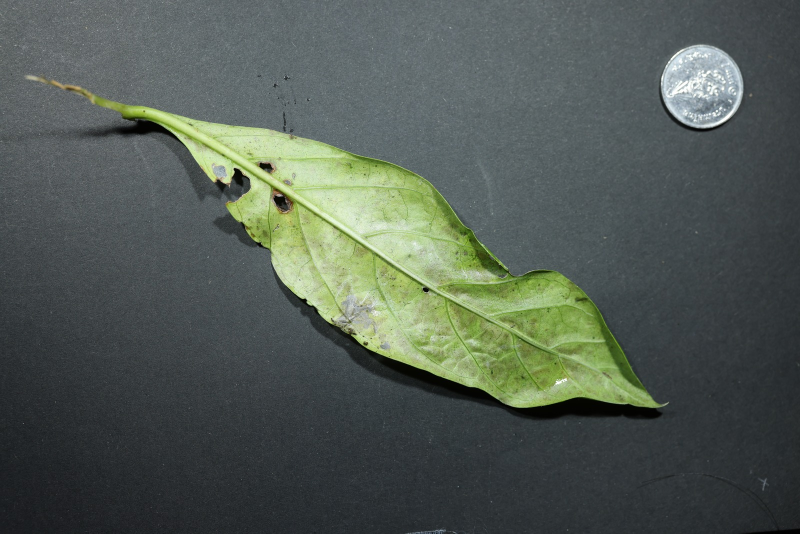
#> input picture examples/leaf_01.jpg, 1600 x 1067 px (shown at 1/2 size)
$ python -i shape.py   (imports and definitions only)
#> lines starting #> are read from the running program, lines starting #| are printed output that depends on the picture; after the words box and inside, x2 and y2 are one past the last pixel; in counts of white or black regions, pixels touching at a corner belong together
#> in measure, im is the input picture: PIL image 1600x1067 RGB; mean R, G, B 82.2, 91.3, 84
"""Size, shape and colour of the leaf, used by the feature baseline."""
import cv2
import numpy as np
from PIL import Image

MIN_PART = 0.08


def leaf_mask(rgb):
    """Leaf mask on the green-red axis, relative to the frame's own border."""
    lab = cv2.cvtColor(rgb, cv2.COLOR_RGB2LAB).astype(np.float32)
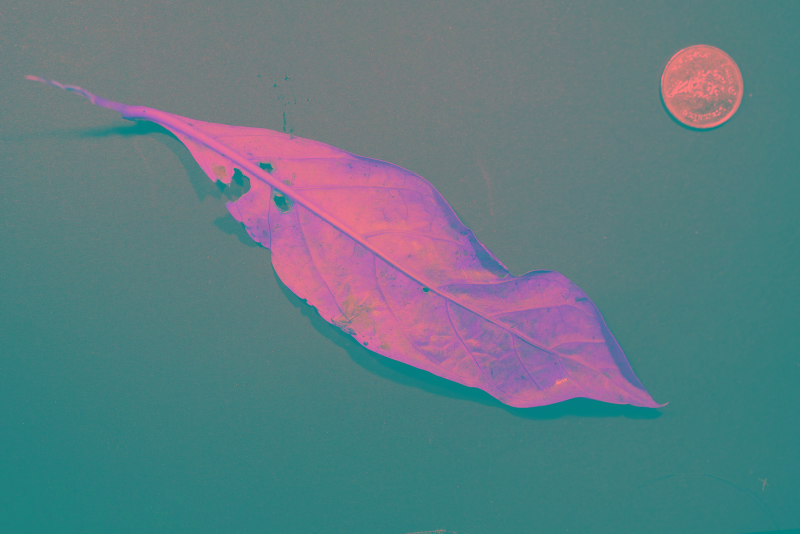
#> lab: shape (1067, 1600, 3) float32 (shown at 1/2 size); mean R, G, B 94.8, 124.5, 131.8
    A = cv2.GaussianBlur(lab[..., 1], (9, 9), 0)
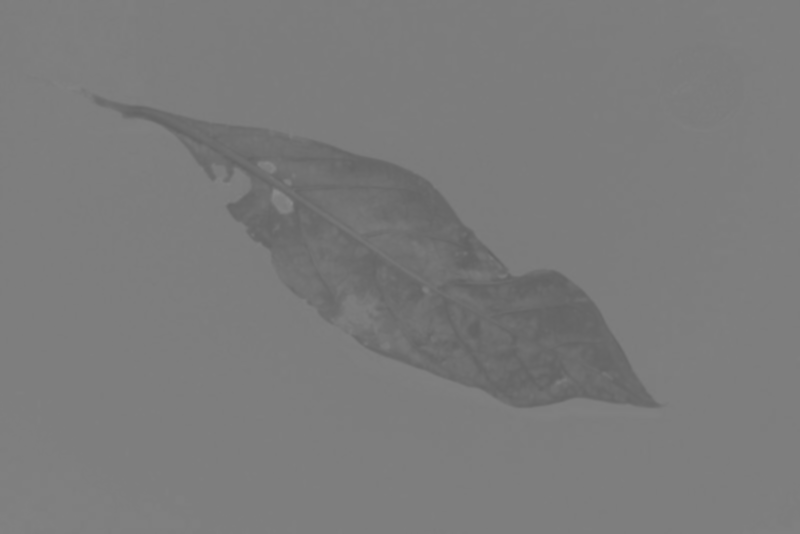
#> A: shape (1067, 1600) float32 (shown at 1/2 size); min 97.84, max 139.2, mean 123.5
    h, w = A.shape
#> h = 1067; w = 1600
    b = max(8, min(h, w) // 25)
#> b = 42
    border = np.concatenate([A[:b].ravel(), A[-b:].ravel(),
                             A[:, :b].ravel(), A[:, -b:].ravel()])
    bg = float(np.median(border))
#> bg = 126.5
    spread = float(np.median(np.abs(border - bg))) + 1e-6
#> spread = 0.409
    m = ((bg - A) > max(4.0, 5.0 * spread)).astype(np.uint8)
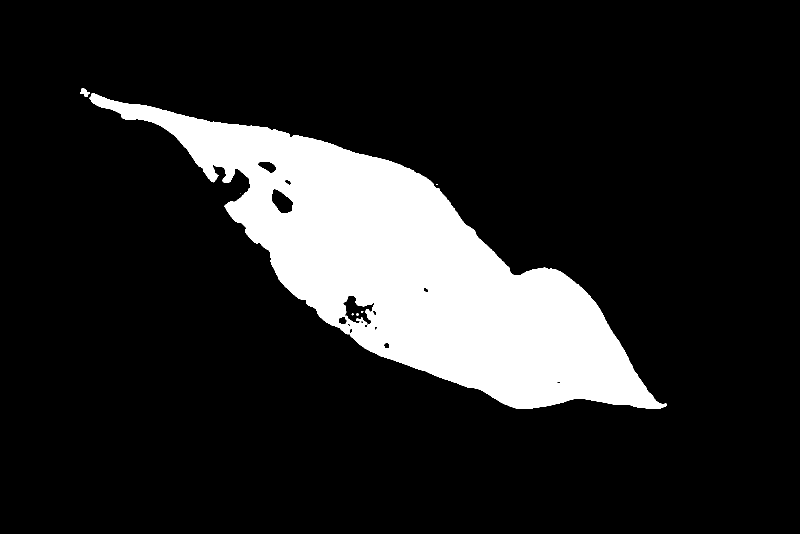
#> m: shape (1067, 1600) (shown at 1/2 size); values 0 (black) and 1 (white), 14.7% white; 7 white regions (5 under 20 px), largest, box (x1, y1, x2, y2) and area: (179, 187, 1333, 817) 250354, (160, 176, 180, 194) 185
    m = cv2.morphologyEx(m, cv2.MORPH_OPEN, np.ones((5, 5), np.uint8))
#> m: shape (1067, 1600); values 0 (black) and 1 (white), 14.7% white; 2 white regions, box (x1, y1, x2, y2) and area: (180, 187, 1332, 817) 250178, (162, 177, 177, 194) 166
    m = cv2.morphologyEx(m, cv2.MORPH_CLOSE, np.ones((21, 21), np.uint8))
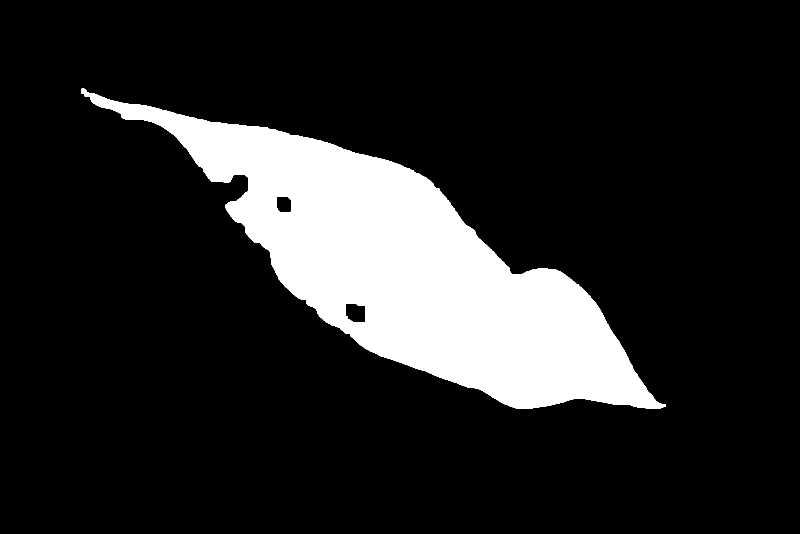
#> m: shape (1067, 1600) (shown at 1/2 size); values 0 (black) and 1 (white), 14.9% white; 1 white region, box (x1, y1, x2, y2) and area: (162, 177, 1332, 817) 253531
    n, lab_im, st, _ = cv2.connectedComponentsWithStats(m, 8)
#> lab_im: shape (1067, 1600) int32; values 0 (black) and 1 (white), 14.9% white; 1 white region
#> n = 2; st = [[0, 0, 1600, 1067, 1453669], [162, 177, 1170, 640, 253531]]
    if n <= 1:
        return None, 0
    big = st[1:, cv2.CC_STAT_AREA].max()
#> big = 253531
    keep = np.zeros_like(m)
    parts = 0
    for i in range(1, n):
        if st[i, cv2.CC_STAT_AREA] > max(MIN_PART * big, 150):
            keep[lab_im == i] = 1
            parts += 1
#> after the loop, parts = 1
    keep = cv2.morphologyEx(keep, cv2.MORPH_CLOSE, np.ones((15, 15), np.uint8))
    return keep, parts


def measure(path):
    """Area fraction, aspect, solidity, part count and colour of the leaf in one image."""
    im = Image.open(path)
    im.draft("RGB", (1000, 750))
    rgb = np.asarray(im.convert("RGB"))
    mask, parts = leaf_mask(rgb)
#> parts = 1
    if mask is None or not mask.any():
        return dict(ok=0)
    cnts, _ = cv2.findContours(mask, cv2.RETR_EXTERNAL,
                               cv2.CHAIN_APPROX_SIMPLE)
#> cnts = 1 contour; box (x1, y1, x2, y2) and area: (162, 177, 1332, 817) 254272
    if not cnts:
        return dict(ok=0)
    pts = np.vstack(cnts)
#> pts = contour of 1337 points, box (x1, y1, x2, y2) (162, 177, 1332, 817), area 254272
    area = float(sum(cv2.contourArea(c) for c in cnts))
#> area = 254272.5
    if area < 200:
        return dict(ok=0)
    (_, _), (rw, rh), _ = cv2.minAreaRect(pts)
#> rw = 351.5; rh = 1321.5
    length, width = max(rw, rh), min(rw, rh)
#> length = 1321.5; width = 351.5
    hull = float(cv2.contourArea(cv2.convexHull(pts)))
#> hull = 295707
    blob = mask > 0
    cie = cv2.cvtColor(rgb, cv2.COLOR_RGB2LAB)
#> cie: shape (1067, 1600, 3); mean of channels 0, 1, 2 94.8, 123.5, 130.4
    hsv = cv2.cvtColor(rgb, cv2.COLOR_RGB2HSV)
#> hsv: shape (1067, 1600, 3); mean H, S, V 89.4, 42.8, 93.6
    return dict(
        ok=1,
        area_frac=round(area / mask.size, 5),
        aspect=round(length / max(width, 1e-6), 3),
        solidity=round(area / max(hull, 1e-6), 3),
        n_parts=parts,
        lightness=round(float(cie[..., 0][blob].mean()), 2),
        greenness=round(float(cie[..., 1][blob].mean()) - 128, 2),
        saturation=round(float(hsv[..., 1][blob].mean()), 2),
        lightness_sd=round(float(cie[..., 0][blob].std()), 2),
    )

>>> result = measure('../examples/leaf_01.jpg')
#> result = 9 items

$ run again, on examples/leaf_03.jpg
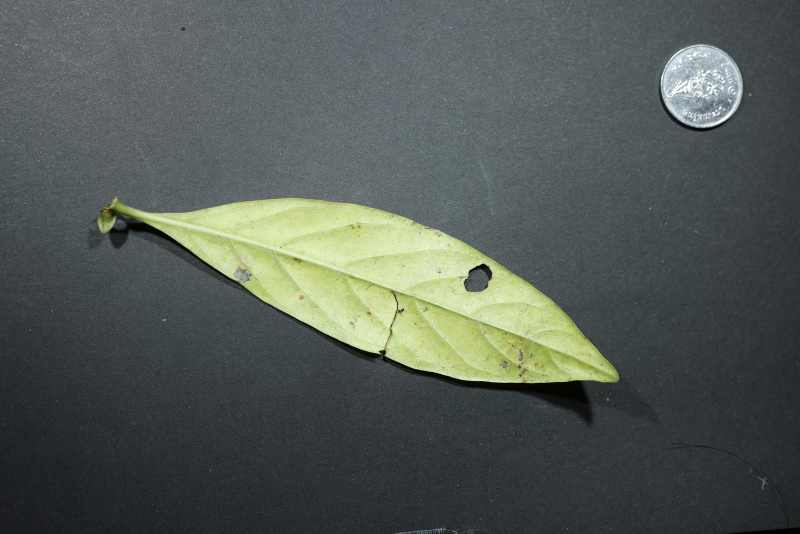
#> input picture examples/leaf_03.jpg, 1600 x 1067 px (shown at 1/2 size)
#> in measure, im is the input picture: PIL image 1600x1067 RGB; mean R, G, B 83, 90.6, 86
#> in leaf_mask, `A = cv2.GaussianBlur(lab[..., 1], (9, 9), 0)`:
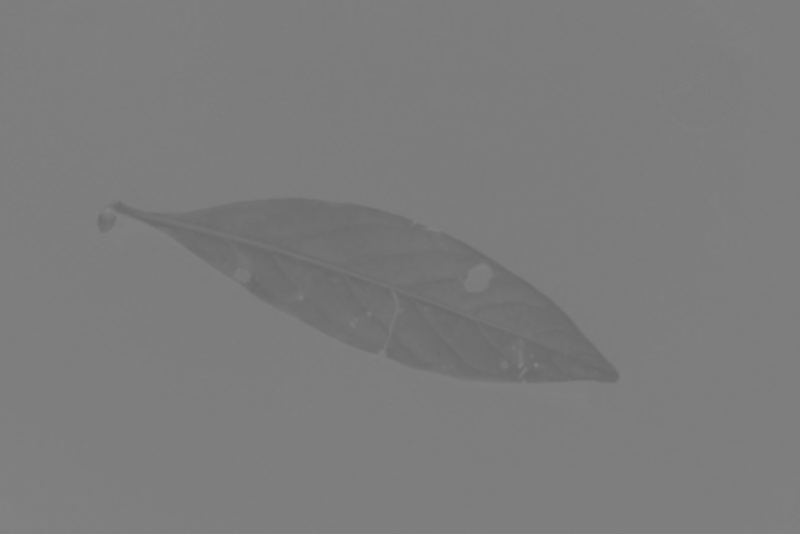
#> A: shape (1067, 1600) float32 (shown at 1/2 size); min 105.3, max 131.1, mean 124.5
#> bg = 126.6
#> spread = 0.354
#> in leaf_mask, `m = ((bg - A) > max(4.0, 5.0 * spread)).astype(np.uint8)`:
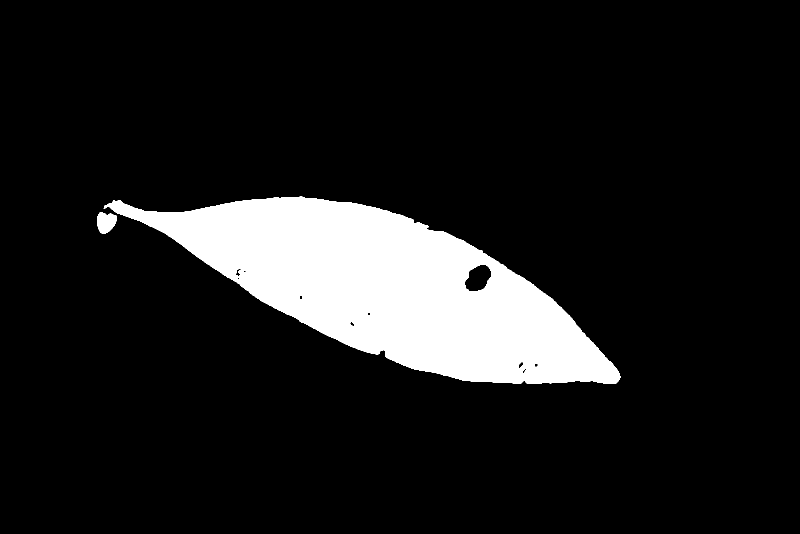
#> m: shape (1067, 1600) (shown at 1/2 size); values 0 (black) and 1 (white), 11.1% white; 2 white regions, box (x1, y1, x2, y2) and area: (207, 393, 1241, 768) 187943, (194, 424, 234, 467) 1269
#> lab_im: shape (1067, 1600) int32; values 0 (black) and 1 (white), 11.1% white; 1 white region
#> n = 2; st = [[0, 0, 1600, 1067, 1517097], [194, 393, 1046, 375, 190103]]
#> big = 190103
#> after the loop in leaf_mask, `for i in range(1, n):`: parts = 1
#> cnts = 1 contour; box (x1, y1, x2, y2) and area: (194, 393, 1240, 768) 190811
#> pts = contour of 1005 points, box (x1, y1, x2, y2) (194, 393, 1240, 768), area 190811
#> area = 190811
#> rw = 282.1; rh = 1090.4
#> width = 282.1
#> hull = 210756.5
#> cie: shape (1067, 1600, 3); mean of channels 0, 1, 2 94.2, 124.5, 129
#> hsv: shape (1067, 1600, 3); mean H, S, V 91.7, 38.5, 93.1
#> result = 9 items

$ run again, on examples/leaf_04.jpg
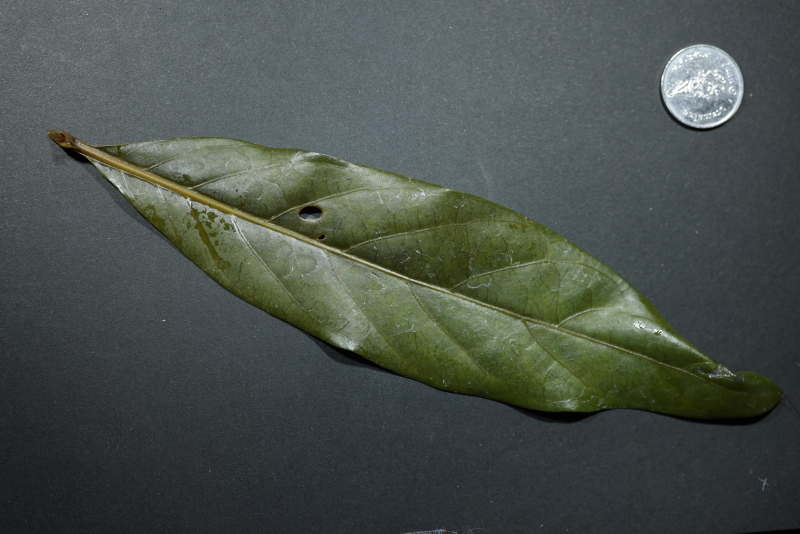
#> input picture examples/leaf_04.jpg, 1600 x 1067 px (shown at 1/2 size)
#> in measure, im is the input picture: PIL image 1600x1067 RGB; mean R, G, B 73.6, 80.7, 75.5
#> in leaf_mask, `lab = cv2.cvtColor(rgb, cv2.COLOR_RGB2LAB).astype(np.float32)`:
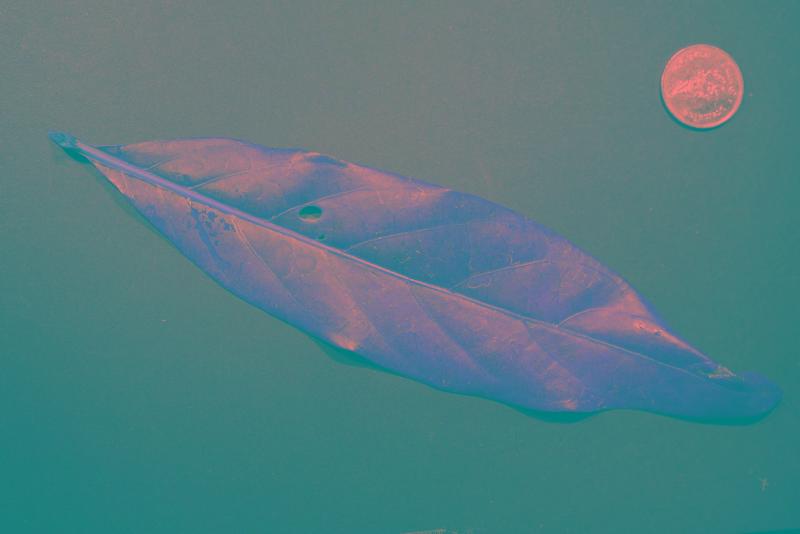
#> lab: shape (1067, 1600, 3) float32 (shown at 1/2 size); mean R, G, B 84.6, 124.9, 131.2
#> bg = 126.7
#> spread = 0.29
#> in leaf_mask, `m = cv2.morphologyEx(m, cv2.MORPH_CLOSE, np.ones((21, 21), np.uint8))`:
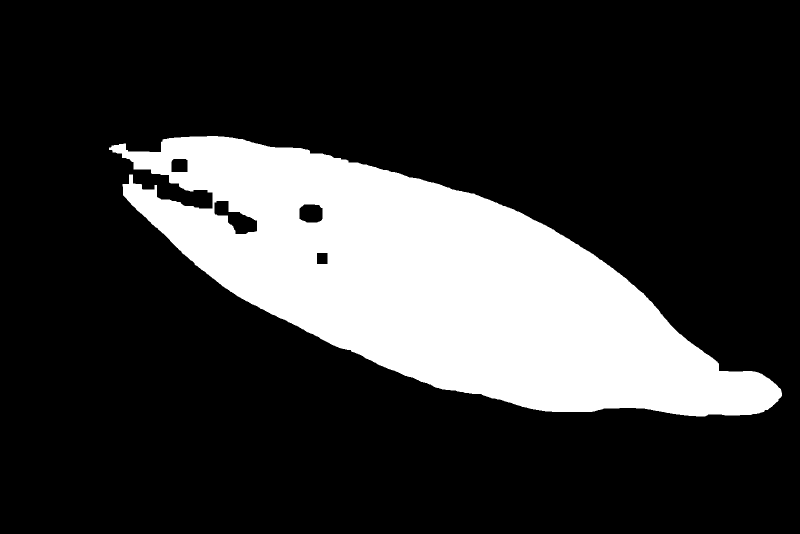
#> m: shape (1067, 1600) (shown at 1/2 size); values 0 (black) and 1 (white), 21.4% white; 1 white region, box (x1, y1, x2, y2) and area: (218, 272, 1564, 833) 364972
#> lab_im: shape (1067, 1600) int32; values 0 (black) and 1 (white), 21.4% white; 1 white region
#> n = 2; st = [[0, 0, 1600, 1067, 1342228], [218, 272, 1346, 561, 364972]]
#> big = 364972
#> after the loop in leaf_mask, `for i in range(1, n):`: parts = 1
#> cnts = 1 contour; box (x1, y1, x2, y2) and area: (218, 272, 1564, 833) 368722
#> pts = contour of 1294 points, box (x1, y1, x2, y2) (218, 272, 1564, 833), area 368722
#> area = 368722.5
#> rw = 389.2; rh = 1433.1
#> width = 389.2
#> hull = 390280
#> cie: shape (1067, 1600, 3); mean of channels 0, 1, 2 84.7, 124.4, 129.9
#> hsv: shape (1067, 1600, 3); mean H, S, V 86, 48.7, 83.1
#> result = 9 items
